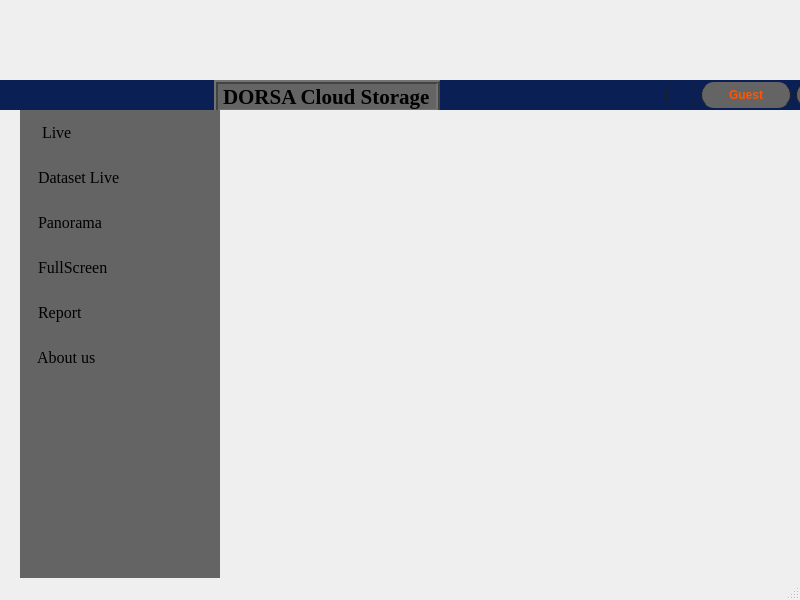
<?xml version="1.0" encoding="UTF-8"?>
<ui version="4.0">
 <class>MainWindow</class>
 <widget class="QMainWindow" name="MainWindow">
  <property name="geometry">
   <rect>
    <x>0</x>
    <y>0</y>
    <width>800</width>
    <height>600</height>
   </rect>
  </property>
  <property name="windowTitle">
   <string>MainWindow</string>
  </property>
  <widget class="QWidget" name="centralwidget">
   <widget class="QFrame" name="toolBar">
    <property name="geometry">
     <rect>
      <x>-170</x>
      <y>80</y>
      <width>1136</width>
      <height>30</height>
     </rect>
    </property>
    <property name="minimumSize">
     <size>
      <width>0</width>
      <height>30</height>
     </size>
    </property>
    <property name="maximumSize">
     <size>
      <width>16777215</width>
      <height>30</height>
     </size>
    </property>
    <property name="frameShape">
     <enum>QFrame::NoFrame</enum>
    </property>
    <property name="frameShadow">
     <enum>QFrame::Raised</enum>
    </property>
    <layout class="QHBoxLayout" name="horizontalLayout_2">
     <property name="spacing">
      <number>0</number>
     </property>
     <property name="leftMargin">
      <number>0</number>
     </property>
     <property name="topMargin">
      <number>0</number>
     </property>
     <property name="rightMargin">
      <number>0</number>
     </property>
     <property name="bottomMargin">
      <number>0</number>
     </property>
     <item>
      <widget class="QFrame" name="headerFrame">
       <property name="minimumSize">
        <size>
         <width>0</width>
         <height>0</height>
        </size>
       </property>
       <property name="styleSheet">
        <string notr="true">background-color:#0a1f53;</string>
       </property>
       <property name="frameShape">
        <enum>QFrame::NoFrame</enum>
       </property>
       <property name="frameShadow">
        <enum>QFrame::Raised</enum>
       </property>
       <layout class="QHBoxLayout" name="horizontalLayout_3">
        <property name="spacing">
         <number>0</number>
        </property>
        <property name="leftMargin">
         <number>0</number>
        </property>
        <property name="topMargin">
         <number>0</number>
        </property>
        <property name="rightMargin">
         <number>0</number>
        </property>
        <property name="bottomMargin">
         <number>0</number>
        </property>
        <item>
         <widget class="QLabel" name="label_23">
          <property name="text">
           <string/>
          </property>
         </widget>
        </item>
        <item>
         <widget class="QLabel" name="label">
          <property name="enabled">
           <bool>true</bool>
          </property>
          <property name="maximumSize">
           <size>
            <width>150</width>
            <height>100</height>
           </size>
          </property>
          <property name="text">
           <string/>
          </property>
          <property name="pixmap">
           <pixmap>C:/Users/milad/Desktop/dorsa2.png</pixmap>
          </property>
          <property name="scaledContents">
           <bool>true</bool>
          </property>
          <property name="alignment">
           <set>Qt::AlignLeading|Qt::AlignLeft|Qt::AlignTop</set>
          </property>
          <property name="margin">
           <number>-1</number>
          </property>
          <property name="indent">
           <number>4</number>
          </property>
         </widget>
        </item>
        <item>
         <spacer name="horizontalSpacer">
          <property name="orientation">
           <enum>Qt::Horizontal</enum>
          </property>
          <property name="sizeHint" stdset="0">
           <size>
            <width>370</width>
            <height>13</height>
           </size>
          </property>
         </spacer>
        </item>
        <item alignment="Qt::AlignTop">
         <widget class="QLabel" name="label_3">
          <property name="minimumSize">
           <size>
            <width>0</width>
            <height>33</height>
           </size>
          </property>
          <property name="font">
           <font>
            <family>Times New Roman</family>
            <pointsize>16</pointsize>
            <weight>75</weight>
            <bold>true</bold>
           </font>
          </property>
          <property name="layoutDirection">
           <enum>Qt::RightToLeft</enum>
          </property>
          <property name="autoFillBackground">
           <bool>false</bool>
          </property>
          <property name="styleSheet">
           <string notr="true">QFrame {
	background-color: rgb(100,100,100);
}</string>
          </property>
          <property name="frameShape">
           <enum>QFrame::Box</enum>
          </property>
          <property name="frameShadow">
           <enum>QFrame::Raised</enum>
          </property>
          <property name="lineWidth">
           <number>2</number>
          </property>
          <property name="midLineWidth">
           <number>0</number>
          </property>
          <property name="text">
           <string>DORSA Cloud Storage</string>
          </property>
          <property name="textFormat">
           <enum>Qt::AutoText</enum>
          </property>
         </widget>
        </item>
        <item>
         <spacer name="horizontalSpacer_2">
          <property name="orientation">
           <enum>Qt::Horizontal</enum>
          </property>
          <property name="sizeHint" stdset="0">
           <size>
            <width>58</width>
            <height>13</height>
           </size>
          </property>
         </spacer>
        </item>
        <item>
         <widget class="QLabel" name="login_welcome">
          <property name="text">
           <string/>
          </property>
         </widget>
        </item>
        <item>
         <widget class="QLabel" name="label_5">
          <property name="text">
           <string/>
          </property>
         </widget>
        </item>
        <item>
         <widget class="QFrame" name="userFrame">
          <property name="minimumSize">
           <size>
            <width>200</width>
            <height>30</height>
           </size>
          </property>
          <property name="maximumSize">
           <size>
            <width>200</width>
            <height>30</height>
           </size>
          </property>
          <property name="styleSheet">
           <string notr="true"/>
          </property>
          <property name="frameShape">
           <enum>QFrame::NoFrame</enum>
          </property>
          <property name="frameShadow">
           <enum>QFrame::Raised</enum>
          </property>
          <layout class="QHBoxLayout" name="horizontalLayout_4">
           <property name="spacing">
            <number>5</number>
           </property>
           <property name="leftMargin">
            <number>0</number>
           </property>
           <property name="topMargin">
            <number>0</number>
           </property>
           <property name="rightMargin">
            <number>20</number>
           </property>
           <property name="bottomMargin">
            <number>0</number>
           </property>
           <item>
            <widget class="QPushButton" name="setting_btn">
             <property name="minimumSize">
              <size>
               <width>30</width>
               <height>30</height>
              </size>
             </property>
             <property name="maximumSize">
              <size>
               <width>30</width>
               <height>30</height>
              </size>
             </property>
             <property name="styleSheet">
              <string notr="true">QPushButton {
	border: none;

	border-left: 1px solid rgb(30, 30, 30);
	border-right:1px solid rgb(30, 30, 30);
	color: rgb(255, 85, 0);
	border-radius: 13px;
}

QPushButton:hover {
border: 1px solid rgb(0,0, 0);
}

QPushButton:pressed {
	background-color: rgb(25, 25, 25);
}


</string>
             </property>
             <property name="text">
              <string/>
             </property>
             <property name="icon">
              <iconset resource="../PySide-Responsive-ui-master/resources.qrc">
               <normaloff>:/icons/icons/icons8_maintenance_2.svg</normaloff>:/icons/icons/icons8_maintenance_2.svg</iconset>
             </property>
             <property name="iconSize">
              <size>
               <width>20</width>
               <height>20</height>
              </size>
             </property>
            </widget>
           </item>
           <item>
            <widget class="QPushButton" name="user_btn">
             <property name="minimumSize">
              <size>
               <width>90</width>
               <height>26</height>
              </size>
             </property>
             <property name="maximumSize">
              <size>
               <width>90</width>
               <height>26</height>
              </size>
             </property>
             <property name="font">
              <font>
               <weight>75</weight>
               <bold>true</bold>
              </font>
             </property>
             <property name="styleSheet">
              <string notr="true">QPushButton {
	border: none;
	background-color: rgb(100,100,100);
	border-left: 1px solid rgb(30, 30, 30);
	border-right:1px solid rgb(30, 30, 30);
	color: rgb(255, 85, 0);
	border-radius: 13px;
}

QPushButton:hover {
border: 1px solid rgb(0,0, 0);
}

QPushButton:pressed {
	background-color: rgb(25, 25, 25);
}
</string>
             </property>
             <property name="text">
              <string>Guest</string>
             </property>
             <property name="icon">
              <iconset>
               <normaloff>C:/Users/milad/Downloads/21-avatar-outline.webp</normaloff>C:/Users/milad/Downloads/21-avatar-outline.webp</iconset>
             </property>
             <property name="iconSize">
              <size>
               <width>25</width>
               <height>25</height>
              </size>
             </property>
            </widget>
           </item>
           <item>
            <widget class="QPushButton" name="toggleButton_6">
             <property name="minimumSize">
              <size>
               <width>50</width>
               <height>26</height>
              </size>
             </property>
             <property name="maximumSize">
              <size>
               <width>50</width>
               <height>26</height>
              </size>
             </property>
             <property name="font">
              <font>
               <pointsize>11</pointsize>
               <weight>75</weight>
               <bold>true</bold>
              </font>
             </property>
             <property name="styleSheet">
              <string notr="true">QPushButton {
	border: none;
	background-color: rgb(100,100,100);
	border-left: 1px solid rgb(30, 30, 30);
	border-right:1px solid rgb(30, 30, 30);
	color: rgb(255, 85, 0);
	border-radius: 13px;
}

QPushButton:hover {
border: 1px solid rgb(0,0, 0);
}

QPushButton:pressed {
	background-color: rgb(25, 25, 25);
}
</string>
             </property>
             <property name="text">
              <string>0</string>
             </property>
             <property name="icon">
              <iconset resource="../PySide-Responsive-ui-master/resources.qrc">
               <normaloff>:/icons/icons/icons8_alarm.svg</normaloff>:/icons/icons/icons8_alarm.svg</iconset>
             </property>
             <property name="iconSize">
              <size>
               <width>20</width>
               <height>20</height>
              </size>
             </property>
            </widget>
           </item>
          </layout>
         </widget>
        </item>
       </layout>
      </widget>
     </item>
     <item>
      <widget class="QFrame" name="actionFrame">
       <property name="minimumSize">
        <size>
         <width>100</width>
         <height>0</height>
        </size>
       </property>
       <property name="maximumSize">
        <size>
         <width>125</width>
         <height>16777215</height>
        </size>
       </property>
       <property name="styleSheet">
        <string notr="true"/>
       </property>
       <property name="frameShape">
        <enum>QFrame::NoFrame</enum>
       </property>
       <property name="frameShadow">
        <enum>QFrame::Raised</enum>
       </property>
       <widget class="QPushButton" name="miniButton">
        <property name="geometry">
         <rect>
          <x>0</x>
          <y>0</y>
          <width>30</width>
          <height>30</height>
         </rect>
        </property>
        <property name="minimumSize">
         <size>
          <width>30</width>
          <height>30</height>
         </size>
        </property>
        <property name="maximumSize">
         <size>
          <width>30</width>
          <height>30</height>
         </size>
        </property>
        <property name="styleSheet">
         <string notr="true">QPushButton {
	border: none;

}

QPushButton:hover {
	background-color: rgb(255, 38, 0);
}

QPushButton:pressed {
	background-color: rgb(255, 0, 0);
}</string>
        </property>
        <property name="text">
         <string/>
        </property>
        <property name="icon">
         <iconset resource="../PySide-Responsive-ui-master/resources.qrc">
          <normaloff>:/icons/icons/icons8_minus.svg</normaloff>:/icons/icons/icons8_minus.svg</iconset>
        </property>
        <property name="iconSize">
         <size>
          <width>30</width>
          <height>30</height>
         </size>
        </property>
       </widget>
       <widget class="QPushButton" name="maxiButton">
        <property name="geometry">
         <rect>
          <x>30</x>
          <y>0</y>
          <width>30</width>
          <height>30</height>
         </rect>
        </property>
        <property name="minimumSize">
         <size>
          <width>30</width>
          <height>30</height>
         </size>
        </property>
        <property name="maximumSize">
         <size>
          <width>30</width>
          <height>30</height>
         </size>
        </property>
        <property name="styleSheet">
         <string notr="true">QPushButton {
	border: none;

}

QPushButton:hover {
	background-color: rgb(255, 38, 0);
}

QPushButton:pressed {
	background-color: rgb(255, 0, 0);
}</string>
        </property>
        <property name="text">
         <string/>
        </property>
        <property name="icon">
         <iconset resource="../PySide-Responsive-ui-master/resources.qrc">
          <normaloff>:/icons/icons/icons8_separate_document_1.svg</normaloff>:/icons/icons/icons8_separate_document_1.svg</iconset>
        </property>
        <property name="iconSize">
         <size>
          <width>30</width>
          <height>30</height>
         </size>
        </property>
       </widget>
       <widget class="QPushButton" name="closeButton">
        <property name="geometry">
         <rect>
          <x>60</x>
          <y>0</y>
          <width>40</width>
          <height>30</height>
         </rect>
        </property>
        <property name="minimumSize">
         <size>
          <width>40</width>
          <height>30</height>
         </size>
        </property>
        <property name="maximumSize">
         <size>
          <width>40</width>
          <height>30</height>
         </size>
        </property>
        <property name="styleSheet">
         <string notr="true">QPushButton {
	border: none;

}

QPushButton:hover {
	background-color: rgb(255, 38, 0);
}

QPushButton:pressed {
	background-color: rgb(255, 0, 0);
}</string>
        </property>
        <property name="text">
         <string/>
        </property>
        <property name="icon">
         <iconset resource="../PySide-Responsive-ui-master/resources.qrc">
          <normaloff>:/icons/icons/icons8_multiply.svg</normaloff>:/icons/icons/icons8_multiply.svg</iconset>
        </property>
        <property name="iconSize">
         <size>
          <width>30</width>
          <height>30</height>
         </size>
        </property>
       </widget>
      </widget>
     </item>
    </layout>
   </widget>
   <widget class="QFrame" name="leftMenu">
    <property name="geometry">
     <rect>
      <x>20</x>
      <y>110</y>
      <width>200</width>
      <height>801</height>
     </rect>
    </property>
    <property name="sizePolicy">
     <sizepolicy hsizetype="Fixed" vsizetype="Preferred">
      <horstretch>0</horstretch>
      <verstretch>0</verstretch>
     </sizepolicy>
    </property>
    <property name="minimumSize">
     <size>
      <width>43</width>
      <height>0</height>
     </size>
    </property>
    <property name="maximumSize">
     <size>
      <width>200</width>
      <height>16777215</height>
     </size>
    </property>
    <property name="styleSheet">
     <string notr="true">background-color: rgb(100, 100,100);</string>
    </property>
    <property name="frameShape">
     <enum>QFrame::NoFrame</enum>
    </property>
    <property name="frameShadow">
     <enum>QFrame::Raised</enum>
    </property>
    <layout class="QVBoxLayout" name="verticalLayout_4" stretch="0,0,0">
     <property name="spacing">
      <number>0</number>
     </property>
     <property name="leftMargin">
      <number>0</number>
     </property>
     <property name="topMargin">
      <number>0</number>
     </property>
     <property name="rightMargin">
      <number>0</number>
     </property>
     <property name="bottomMargin">
      <number>0</number>
     </property>
     <item>
      <widget class="QFrame" name="aframe">
       <property name="minimumSize">
        <size>
         <width>200</width>
         <height>225</height>
        </size>
       </property>
       <property name="styleSheet">
        <string notr="true">background-color: rgb(100,100,100);</string>
       </property>
       <property name="frameShape">
        <enum>QFrame::NoFrame</enum>
       </property>
       <property name="frameShadow">
        <enum>QFrame::Raised</enum>
       </property>
       <layout class="QVBoxLayout" name="verticalLayout_3">
        <property name="spacing">
         <number>0</number>
        </property>
        <property name="leftMargin">
         <number>0</number>
        </property>
        <property name="topMargin">
         <number>0</number>
        </property>
        <property name="rightMargin">
         <number>0</number>
        </property>
        <property name="bottomMargin">
         <number>0</number>
        </property>
        <item>
         <widget class="QPushButton" name="live_btn">
          <property name="minimumSize">
           <size>
            <width>200</width>
            <height>45</height>
           </size>
          </property>
          <property name="maximumSize">
           <size>
            <width>200</width>
            <height>45</height>
           </size>
          </property>
          <property name="font">
           <font>
            <family>Times New Roman</family>
            <pointsize>12</pointsize>
            <weight>50</weight>
            <bold>false</bold>
           </font>
          </property>
          <property name="cursor">
           <cursorShape>PointingHandCursor</cursorShape>
          </property>
          <property name="styleSheet">
           <string notr="true">QPushButton {
background-color: rgb(100,100,100);
	color: rgb(0,0,0);
	border: none;

	text-align: left;
	padding-left: 10px;
}

QPushButton:hover {
	background-color: rgb(120,120,120);
}

QPushButton:pressed {
	background-color: rgb(0, 0, 0);
}

</string>
          </property>
          <property name="text">
           <string>   Live</string>
          </property>
          <property name="icon">
           <iconset>
            <normaloff>../PySide-Responsive-ui-master/icons/l.png</normaloff>../PySide-Responsive-ui-master/icons/l.png</iconset>
          </property>
          <property name="iconSize">
           <size>
            <width>25</width>
            <height>25</height>
           </size>
          </property>
         </widget>
        </item>
        <item>
         <widget class="QPushButton" name="page_live_dataset_btn">
          <property name="minimumSize">
           <size>
            <width>200</width>
            <height>45</height>
           </size>
          </property>
          <property name="maximumSize">
           <size>
            <width>200</width>
            <height>45</height>
           </size>
          </property>
          <property name="font">
           <font>
            <family>Times New Roman</family>
            <pointsize>12</pointsize>
            <weight>50</weight>
            <bold>false</bold>
           </font>
          </property>
          <property name="cursor">
           <cursorShape>PointingHandCursor</cursorShape>
          </property>
          <property name="styleSheet">
           <string notr="true">QPushButton {
background-color: rgb(100,100,100);
	color: rgb(0,0,0);
	border: none;

	text-align: left;
	padding-left: 10px;
}

QPushButton:hover {
	background-color: rgb(120,120,120);
}

QPushButton:pressed {
	background-color: rgb(0, 0, 0);
}

</string>
          </property>
          <property name="text">
           <string>  Dataset Live </string>
          </property>
          <property name="icon">
           <iconset>
            <normaloff>../PySide-Responsive-ui-master/icons/d.png</normaloff>../PySide-Responsive-ui-master/icons/d.png</iconset>
          </property>
          <property name="iconSize">
           <size>
            <width>25</width>
            <height>25</height>
           </size>
          </property>
         </widget>
        </item>
        <item>
         <widget class="QPushButton" name="panorama_btn">
          <property name="minimumSize">
           <size>
            <width>200</width>
            <height>45</height>
           </size>
          </property>
          <property name="maximumSize">
           <size>
            <width>200</width>
            <height>45</height>
           </size>
          </property>
          <property name="font">
           <font>
            <family>Times New Roman</family>
            <pointsize>12</pointsize>
            <weight>50</weight>
            <bold>false</bold>
           </font>
          </property>
          <property name="cursor">
           <cursorShape>PointingHandCursor</cursorShape>
          </property>
          <property name="styleSheet">
           <string notr="true">QPushButton {
background-color: rgb(100,100,100);
	color: rgb(0,0,0);
	border: none;

	text-align: left;
	padding-left: 10px;
}

QPushButton:hover {
	background-color: rgb(120,120,120);
}

QPushButton:pressed {
	background-color: rgb(0, 0, 0);
}

</string>
          </property>
          <property name="text">
           <string>  Panorama </string>
          </property>
          <property name="icon">
           <iconset>
            <normaloff>../PySide-Responsive-ui-master/icons/p.png</normaloff>../PySide-Responsive-ui-master/icons/p.png</iconset>
          </property>
          <property name="iconSize">
           <size>
            <width>25</width>
            <height>25</height>
           </size>
          </property>
         </widget>
        </item>
        <item>
         <widget class="QPushButton" name="page_fullscreen">
          <property name="minimumSize">
           <size>
            <width>200</width>
            <height>45</height>
           </size>
          </property>
          <property name="maximumSize">
           <size>
            <width>200</width>
            <height>45</height>
           </size>
          </property>
          <property name="font">
           <font>
            <family>Times New Roman</family>
            <pointsize>12</pointsize>
            <weight>50</weight>
            <bold>false</bold>
           </font>
          </property>
          <property name="cursor">
           <cursorShape>PointingHandCursor</cursorShape>
          </property>
          <property name="styleSheet">
           <string notr="true">QPushButton {
background-color: rgb(100,100,100);
	color: rgb(0,0,0);
	border: none;

	text-align: left;
	padding-left: 10px;
}

QPushButton:hover {
	background-color: rgb(120,120,120);
}

QPushButton:pressed {
	background-color: rgb(0, 0, 0);
}

</string>
          </property>
          <property name="text">
           <string>  FullScreen</string>
          </property>
          <property name="icon">
           <iconset>
            <normaloff>../PySide-Responsive-ui-master/icons/f.png</normaloff>../PySide-Responsive-ui-master/icons/f.png</iconset>
          </property>
          <property name="iconSize">
           <size>
            <width>25</width>
            <height>25</height>
           </size>
          </property>
         </widget>
        </item>
        <item>
         <widget class="QPushButton" name="page_report_btn">
          <property name="minimumSize">
           <size>
            <width>200</width>
            <height>45</height>
           </size>
          </property>
          <property name="maximumSize">
           <size>
            <width>200</width>
            <height>45</height>
           </size>
          </property>
          <property name="font">
           <font>
            <family>Times New Roman</family>
            <pointsize>12</pointsize>
            <weight>50</weight>
            <bold>false</bold>
           </font>
          </property>
          <property name="cursor">
           <cursorShape>PointingHandCursor</cursorShape>
          </property>
          <property name="autoFillBackground">
           <bool>false</bool>
          </property>
          <property name="styleSheet">
           <string notr="true">QPushButton {
	background-color: rgb(100,100,100);
	color:rgb(0,0,0);
	border: none;
	text-align: left;
	padding-left: 10px;
}

QPushButton:hover {
	background-color: rgb(120,120,120);
}

QPushButton:pressed {
	background-color: rgb(0, 0, 0);
}

</string>
          </property>
          <property name="text">
           <string>  Report</string>
          </property>
          <property name="icon">
           <iconset>
            <normaloff>../PySide-Responsive-ui-master/icons/r.png</normaloff>../PySide-Responsive-ui-master/icons/r.png</iconset>
          </property>
          <property name="iconSize">
           <size>
            <width>25</width>
            <height>25</height>
           </size>
          </property>
         </widget>
        </item>
        <item>
         <widget class="QPushButton" name="page_aboutus_btn">
          <property name="minimumSize">
           <size>
            <width>200</width>
            <height>45</height>
           </size>
          </property>
          <property name="maximumSize">
           <size>
            <width>200</width>
            <height>45</height>
           </size>
          </property>
          <property name="font">
           <font>
            <family>Times New Roman</family>
            <pointsize>12</pointsize>
            <weight>50</weight>
            <bold>false</bold>
           </font>
          </property>
          <property name="cursor">
           <cursorShape>PointingHandCursor</cursorShape>
          </property>
          <property name="styleSheet">
           <string notr="true">QPushButton {
	background-color: rgb(100,100,100);
	color: rgb(0,0,0);
	border: none;
	text-align: left;
	padding-left: 10px;
}

QPushButton:hover {
	background-color: rgb(120,120,120);
}

QPushButton:pressed {
	background-color: rgb(0, 0, 0);
}

</string>
          </property>
          <property name="text">
           <string>  About us</string>
          </property>
          <property name="icon">
           <iconset resource="../PySide-Responsive-ui-master/resources.qrc">
            <normaloff>:/icons/icons/icons8_secured_letter.svg</normaloff>:/icons/icons/icons8_secured_letter.svg</iconset>
          </property>
          <property name="iconSize">
           <size>
            <width>24</width>
            <height>24</height>
           </size>
          </property>
         </widget>
        </item>
       </layout>
      </widget>
     </item>
     <item>
      <spacer name="bt">
       <property name="orientation">
        <enum>Qt::Vertical</enum>
       </property>
       <property name="sizeHint" stdset="0">
        <size>
         <width>20</width>
         <height>271</height>
        </size>
       </property>
      </spacer>
     </item>
     <item>
      <widget class="QFrame" name="frame_2">
       <property name="minimumSize">
        <size>
         <width>200</width>
         <height>50</height>
        </size>
       </property>
       <property name="maximumSize">
        <size>
         <width>200</width>
         <height>50</height>
        </size>
       </property>
       <property name="styleSheet">
        <string notr="true"/>
       </property>
       <property name="frameShape">
        <enum>QFrame::NoFrame</enum>
       </property>
       <property name="frameShadow">
        <enum>QFrame::Raised</enum>
       </property>
       <layout class="QVBoxLayout" name="verticalLayout_2">
        <property name="spacing">
         <number>0</number>
        </property>
        <property name="leftMargin">
         <number>0</number>
        </property>
        <property name="topMargin">
         <number>0</number>
        </property>
        <property name="rightMargin">
         <number>0</number>
        </property>
        <property name="bottomMargin">
         <number>0</number>
        </property>
        <item>
         <widget class="QPushButton" name="logout_btn">
          <property name="enabled">
           <bool>false</bool>
          </property>
          <property name="minimumSize">
           <size>
            <width>200</width>
            <height>52</height>
           </size>
          </property>
          <property name="maximumSize">
           <size>
            <width>200</width>
            <height>45</height>
           </size>
          </property>
          <property name="font">
           <font>
            <family>Times New Roman</family>
            <pointsize>10</pointsize>
           </font>
          </property>
          <property name="styleSheet">
           <string notr="true">QPushButton {
	background-color: rgb(100,100,100);
	color: rgb(0,0,0);
	border: none;
	text-align: left;
	padding-left: 10px;
}

QPushButton:hover {
	background-color: rgb(120,120,120);
}

QPushButton:pressed {
	background-color: rgb(0, 0, 0);
}

</string>
          </property>
          <property name="text">
           <string>Signout</string>
          </property>
          <property name="icon">
           <iconset resource="../PySide-Responsive-ui-master/resources.qrc">
            <normaloff>:/icons/icons/icons8_logout_rounded_down.svg</normaloff>:/icons/icons/icons8_logout_rounded_down.svg</iconset>
          </property>
          <property name="iconSize">
           <size>
            <width>30</width>
            <height>30</height>
           </size>
          </property>
         </widget>
        </item>
       </layout>
      </widget>
     </item>
    </layout>
   </widget>
  </widget>
  <widget class="QMenuBar" name="menubar">
   <property name="geometry">
    <rect>
     <x>0</x>
     <y>0</y>
     <width>800</width>
     <height>26</height>
    </rect>
   </property>
  </widget>
  <widget class="QStatusBar" name="statusbar"/>
 </widget>
 <resources>
  <include location="../PySide-Responsive-ui-master/resources.qrc"/>
 </resources>
 <connections/>
</ui>
